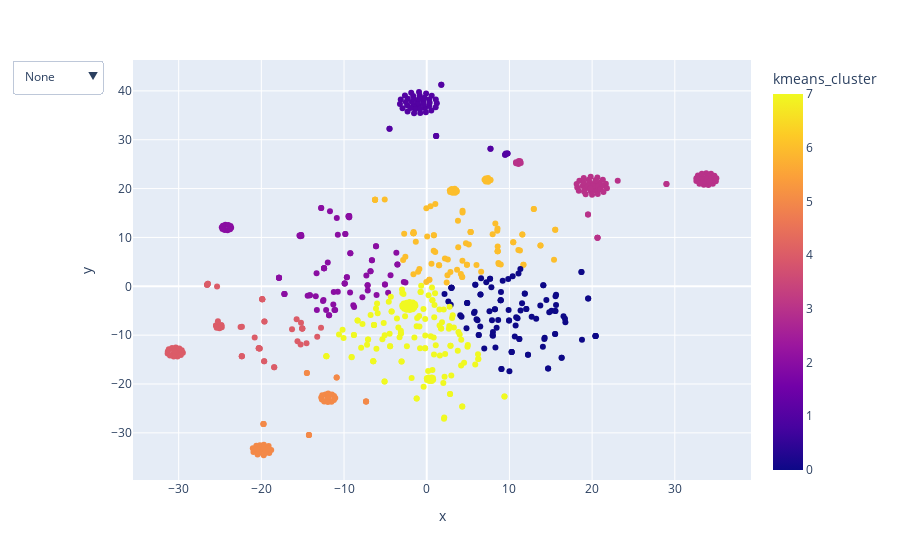

The notebook cell saved with this chart:
### Code cell
import plotly.graph_objects as go
import plotly.express as px
import pandas as pd


df = pd.read_csv("data/tsne_vectors_2d_input_text_only_8_clusters.csv")
 
# df['description'] = [""] * len(df)
# for index, value in df.iterrows():
#     if value['cluster'] == 2:
#         df.at[index,'description'] = "Greet"
#     elif value['cluster'] == 0:
#         df.at[index,'description'] = "Handle url failed"
#     elif value['cluster'] == 4:
#         df.at[index,'description'] = "Thank/Handover/Agree/Disagree/Address"
#     else:
#         df.at[index,'description'] = "Ask price, availability"

cluster_methods = ["kmeans_cluster","gm_cluster","hc_cluster"]
menus_list = {}
for cluster_method in cluster_methods:
    buttons_list = [dict(label="None",
                         method="relayout",
                         args=["shapes", []])]
    menus = []
    clusters = []
    for i in range(8):
        cluster_df = df[df[cluster_method] == i]
        x = cluster_df['x']
        y = cluster_df['y']
        x_min = x.min()
        y_min = y.min()
        x_max = x.max()
        y_max = y.max()
        cluster = [dict(type="circle",
                                xref="x", yref="y",
                                x0=x_min, y0=y_min,
                                x1=x_max, y1=y_max,
                                line=dict(color=px.colors.sequential.Plasma[i]))]
        clusters.append(cluster)
        button = dict(label="Cluster " + str(i),
                      method="relayout",
                      args=["shapes", cluster])
        buttons_list.append(button)

    all_cluster = []
    for item in clusters:
        all_cluster.append(item[0])

    buttons_list.append(dict(label="All",
                            method="relayout",
                            args=["shapes", all_cluster]))
    buttons_list = list(buttons_list)
    menus = dict(buttons=buttons_list)
    menus_list[cluster_method] = menus


fig = px.scatter(
    df,
    x='x',
    y='y',
    color="kmeans_cluster",
    hover_data=["short_input_texts", "short_bot_texts","intent","short_entities","action_1"],
    )

fig.update_layout(
    updatemenus=[menus_list['kmeans_cluster']]
)


fig.show()

### Figure 1 — Plotly figure (JSON) as saved in the notebook; plotly's stock layout.template omitted (floating-point values rounded to 4 significant figures; data arrays with more than 128 entries replaced by an {"elided": "..."} marker saying what was removed)
{"data": [{"customdata": {"elided": "655x5 str values"}, "hovertemplate": "x=%{x}<br>y=%{y}<br>short_input_texts=%{customdata[0]}<br>short_bot_texts=%{customdata[1]}<br>intent=%{customdata[2]}<br>short_entities=%{customdata[3]}<br>action_1=%{customdata[4]}<br>kmeans_cluster=%{marker.color}<extra></extra>", "legendgroup": "", "marker": {"color": {"elided": "655 int values"}, "coloraxis": "coloraxis", "symbol": "circle"}, "mode": "markers", "name": "", "showlegend": false, "type": "scatter", "x": {"elided": "655 float values"}, "xaxis": "x", "y": {"elided": "655 float values"}, "yaxis": "y"}], "layout": {"coloraxis": {"colorbar": {"title": {"text": "kmeans_cluster"}}, "colorscale": [[0, "#0d0887"], [0.1111, "#46039f"], [0.2222, "#7201a8"], [0.3333, "#9c179e"], [0.4444, "#bd3786"], [0.5556, "#d8576b"], [0.6667, "#ed7953"], [0.7778, "#fb9f3a"], [0.8889, "#fdca26"], [1, "#f0f921"]]}, "legend": {"tracegroupgap": 0}, "margin": {"t": 60}, "updatemenus": [{"buttons": [{"args": ["shapes", []], "label": "None", "method": "relayout"}, {"args": ["shapes", [{"line": {"color": "#0d0887"}, "type": "circle", "x0": 2.152, "x1": 20.42, "xref": "x", "y0": -17.4, "y1": 3.525, "yref": "y"}]], "label": "Cluster 0", "method": "relayout"}, {"args": ["shapes", [{"line": {"color": "#46039f"}, "type": "circle", "x0": -4.501, "x1": 9.77, "xref": "x", "y0": 26.92, "y1": 41.25, "yref": "y"}]], "label": "Cluster 1", "method": "relayout"}, {"args": ["shapes", [{"line": {"color": "#7201a8"}, "type": "circle", "x0": -24.78, "x1": -2.576, "xref": "x", "y0": -5.936, "y1": 16.04, "yref": "y"}]], "label": "Cluster 2", "method": "relayout"}, {"args": ["shapes", [{"line": {"color": "#9c179e"}, "type": "circle", "x0": 10.8, "x1": 35.03, "xref": "x", "y0": 9.929, "y1": 25.65, "yref": "y"}]], "label": "Cluster 3", "method": "relayout"}, {"args": ["shapes", [{"line": {"color": "#bd3786"}, "type": "circle", "x0": -31.33, "x1": -12.78, "xref": "x", "y0": -16.56, "y1": 0.5425, "yref": "y"}]], "label": "Cluster 4", "method": "relayout"}, {"args": ["shapes", [{"line": {"color": "#d8576b"}, "type": "circle", "x0": -21.03, "x1": -7.337, "xref": "x", "y0": -34.58, "y1": -17.76, "yref": "y"}]], "label": "Cluster 5", "method": "relayout"}, {"args": ["shapes", [{"line": {"color": "#ed7953"}, "type": "circle", "x0": -6.248, "x1": 15.54, "xref": "x", "y0": 0.79, "y1": 22.16, "yref": "y"}]], "label": "Cluster 6", "method": "relayout"}, {"args": ["shapes", [{"line": {"color": "#fb9f3a"}, "type": "circle", "x0": -12.14, "x1": 9.402, "xref": "x", "y0": -27.1, "y1": 0.099, "yref": "y"}]], "label": "Cluster 7", "method": "relayout"}, {"args": ["shapes", [{"line": {"color": "#0d0887"}, "type": "circle", "x0": 2.152, "x1": 20.42, "xref": "x", "y0": -17.4, "y1": 3.525, "yref": "y"}, {"line": {"color": "#46039f"}, "type": "circle", "x0": -4.501, "x1": 9.77, "xref": "x", "y0": 26.92, "y1": 41.25, "yref": "y"}, {"line": {"color": "#7201a8"}, "type": "circle", "x0": -24.78, "x1": -2.576, "xref": "x", "y0": -5.936, "y1": 16.04, "yref": "y"}, {"line": {"color": "#9c179e"}, "type": "circle", "x0": 10.8, "x1": 35.03, "xref": "x", "y0": 9.929, "y1": 25.65, "yref": "y"}, {"line": {"color": "#bd3786"}, "type": "circle", "x0": -31.33, "x1": -12.78, "xref": "x", "y0": -16.56, "y1": 0.5425, "yref": "y"}, {"line": {"color": "#d8576b"}, "type": "circle", "x0": -21.03, "x1": -7.337, "xref": "x", "y0": -34.58, "y1": -17.76, "yref": "y"}, {"line": {"color": "#ed7953"}, "type": "circle", "x0": -6.248, "x1": 15.54, "xref": "x", "y0": 0.79, "y1": 22.16, "yref": "y"}, {"line": {"color": "#fb9f3a"}, "type": "circle", "x0": -12.14, "x1": 9.402, "xref": "x", "y0": -27.1, "y1": 0.099, "yref": "y"}]], "label": "All", "method": "relayout"}]}], "xaxis": {"anchor": "y", "domain": [0, 1], "title": {"text": "x"}}, "yaxis": {"anchor": "x", "domain": [0, 1], "title": {"text": "y"}}}}
